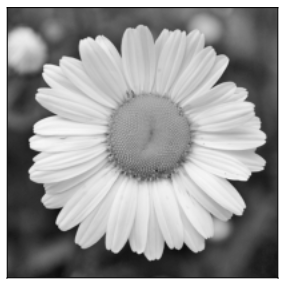
#> input picture TP1/resources/img2_tp.png, 287 x 288 px
$ python -i graph_plot.py   (imports and definitions only)
#> lines starting #> are read from the running program, lines starting #| are printed output that depends on the picture
#> further down, picture is the input picture: shape (288, 287, 3); min 2, max 255, mean 154.8
from mpl_toolkits.mplot3d import Axes3D
from matplotlib import cm
from matplotlib import colors
import cv2 as cv
import matplotlib.pyplot as plt
import numpy as np


# [44 lines left out: functions histogram_3D_hsv_plot, histogram_bgr_plot, not called in this run]


def histogram_hsv_plot(img_color):
    img_HSV = cv.cvtColor(img_color, cv.COLOR_BGR2HSV)
#> img_HSV: shape (288, 287, 3); mean H, S, V 0, 0, 154.8
    h, s, v = cv.split(img_HSV)
#> h: shape (288, 287); every value is 0

    fig, axs = plt.subplots(1, 3, figsize=(15, 5))

    # Colormap for channels
    #cmap_hue = plt.get_cmap('hsv')
    cmap_hue = plt.get_cmap('gray')
    cmap_saturation = plt.get_cmap('gray')
    cmap_value = plt.get_cmap('gray')

    hist1, bins1 = np.histogram(h.ravel(), 180, [0, 180])
#> hist1 = 180 values, max 82656 at index 0, min 0 at index 1, mean 459.2; bins1 = 181 values from 0 to 180
    hist2, bins2 = np.histogram(s.ravel(), 256, [0, 256])
#> hist2 = 256 values, max 82656 at index 0, min 0 at index 1, mean 322.9; bins2 = 257 values from 0 to 256
    hist3, bins3 = np.histogram(v.ravel(), 256, [0, 256])
#> hist3 = 256 values, max 8400 at index 255, min 0 at index 0, mean 322.9; bins3 = 257 values from 0 to 256

    # Hue
    axs[0].bar(range(180), hist1, color=cmap_hue((np.arange(180) / 180.0)), alpha=0.7, label='Hue')
    axs[0].set_title("Hue")
    axs[0].set_facecolor('#db9f5a')  # Light orange background

    # Saturation
    axs[1].bar(range(256), hist2, color=cmap_saturation((np.arange(256) / 256.0)), alpha=0.7, label='Saturation')
    axs[1].set_title("Saturation")
    axs[1].set_facecolor('#db9f5a')  # Light orange background

    # Value
    axs[2].bar(range(256), hist3, color=cmap_value((np.arange(256) / 256.0)), alpha=0.7, label='Value')
    axs[2].set_title("Value")
    axs[2].set_facecolor('#db9f5a')  # Light orange background

    plt.tight_layout()
    plt.show()
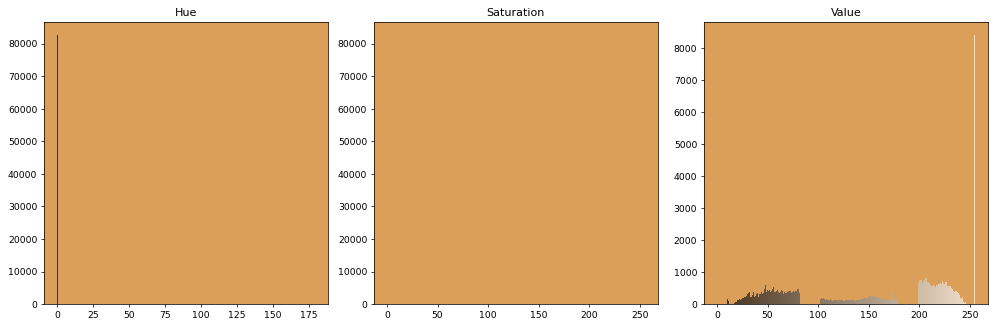
#> figure drawn by matplotlib, 3 panels; panel 1: tallest bar 82656 high, from x = -0.4 to 0.4; panel 2: tallest bar 82656 high, from x = -0.4 to 0.4; panel 3: tallest bar 8400 high, from x = 254.6 to 255.4

>>> import cv2
>>> picture = cv2.imread('../resources/img2_tp.png')
>>> result = histogram_hsv_plot(picture)

$ run again, on TP1/resources/segmentacion.png
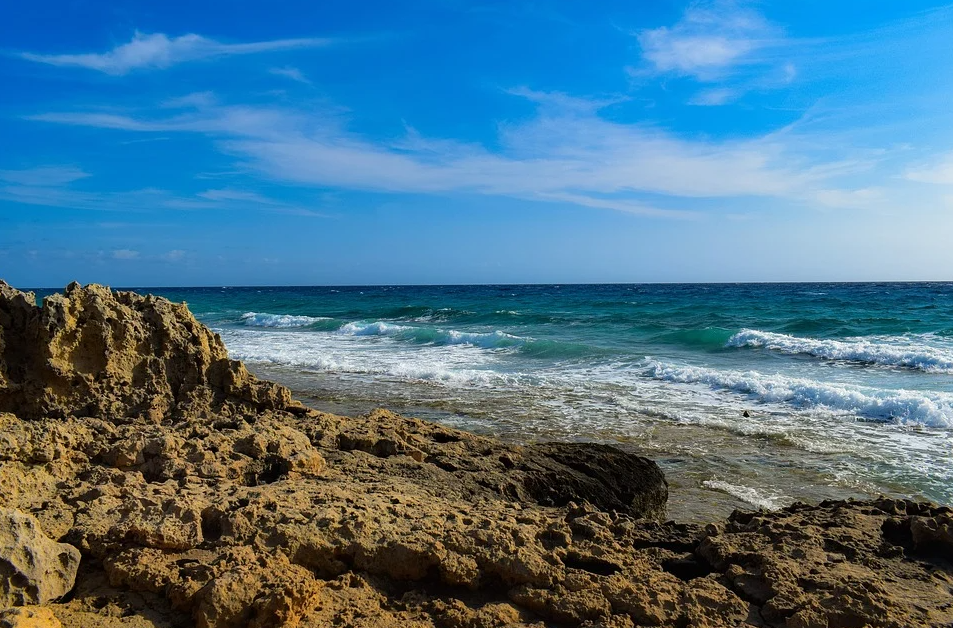
#> input picture TP1/resources/segmentacion.png, 953 x 628 px
#> picture is the input picture: shape (628, 953, 3); mean B, G, R 139, 116.4, 76.1
#> img_HSV: shape (628, 953, 3); mean H, S, V 70.1, 153.6, 153.9
#> in histogram_hsv_plot, `h, s, v = cv.split(img_HSV)`:
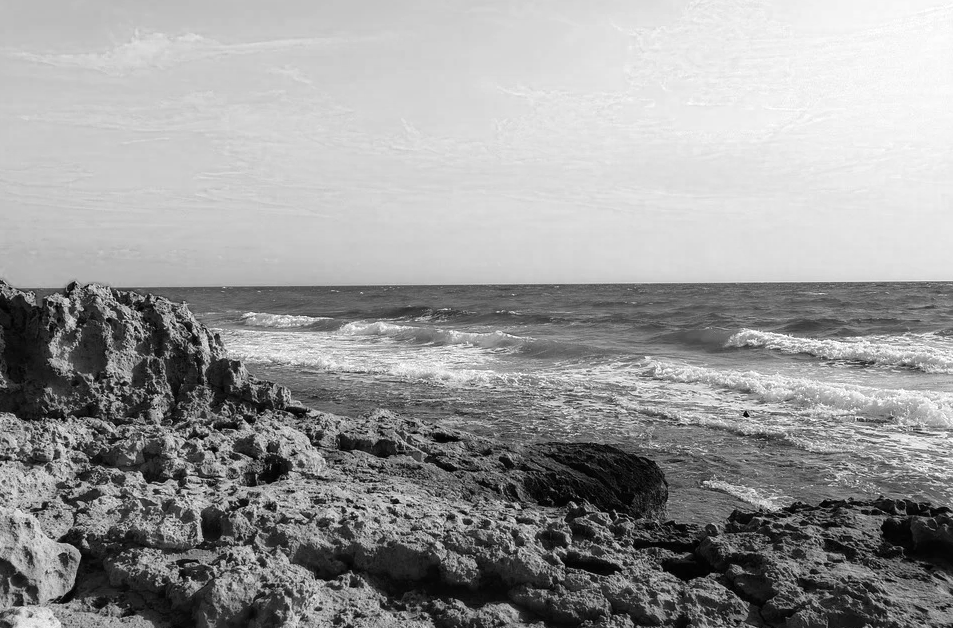
#> v: shape (628, 953); min 0, max 255, mean 153.9
#> hist1 = 180 values, max 85141 at index 103, min 0 at index 119, mean 3324.9; bins1 = 181 values from 0 to 180
#> hist2 = 256 values, max 60617 at index 255, min 17 at index 1, mean 2337.8; bins2 = 257 values from 0 to 256
#> hist3 = 256 values, max 8674 at index 204, min 112 at index 1, mean 2337.8; bins3 = 257 values from 0 to 256
#> in histogram_hsv_plot, `plt.show()`:
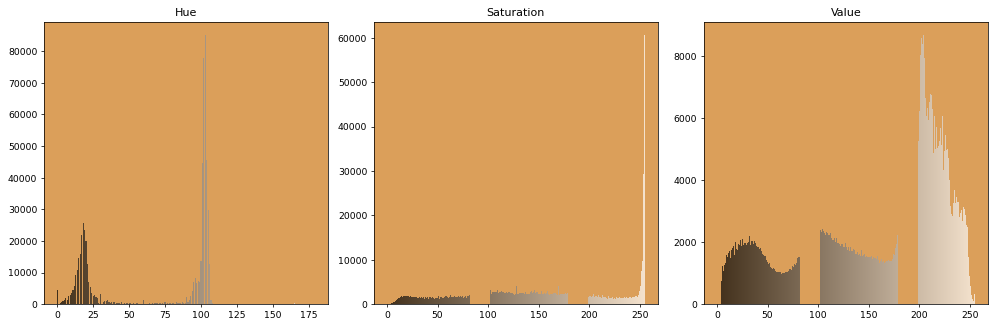
#> figure drawn by matplotlib, 3 panels; panel 1: tallest bar 85141 high, from x = 102.6 to 103.4; panel 2: tallest bar 60617 high, from x = 254.6 to 255.4; panel 3: tallest bar 8674 high, from x = 203.6 to 204.4
